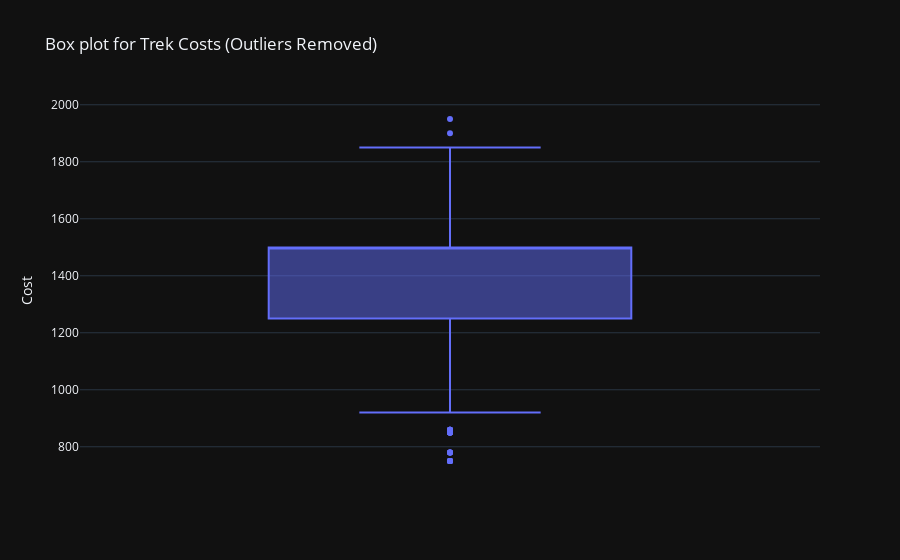

Notebook cell for this chart:
### Code cell
# show the boxplot after removing the outliers
fig = px.box(df_no_outliers,
             y='Cost',
             title='Box plot for Trek Costs (Outliers Removed)',
             hover_data=['Trek', 'Time']
            )
fig.show()

### Figure 1 — Plotly figure (JSON) as saved in the notebook; plotly's stock layout.template omitted (floating-point values rounded to 4 significant figures; data arrays with more than 128 entries replaced by an {"elided": "..."} marker saying what was removed)
{"data": [{"alignmentgroup": "True", "customdata": {"elided": "335x2 mixed values"}, "hovertemplate": "Cost=%{y}<br>Trek=%{customdata[0]}<br>Time=%{customdata[1]}<extra></extra>", "legendgroup": "", "marker": {"color": "#636efa"}, "name": "", "notched": false, "offsetgroup": "", "orientation": "v", "showlegend": false, "x0": " ", "xaxis": "x", "y": {"elided": "335 float values"}, "y0": " ", "yaxis": "y", "type": "box"}], "layout": {"xaxis": {"anchor": "y", "domain": [0.0, 1.0]}, "yaxis": {"anchor": "x", "domain": [0.0, 1.0], "title": {"text": "Cost"}}, "legend": {"tracegroupgap": 0}, "title": {"text": "Box plot for Trek Costs (Outliers Removed)"}, "boxmode": "group"}}
